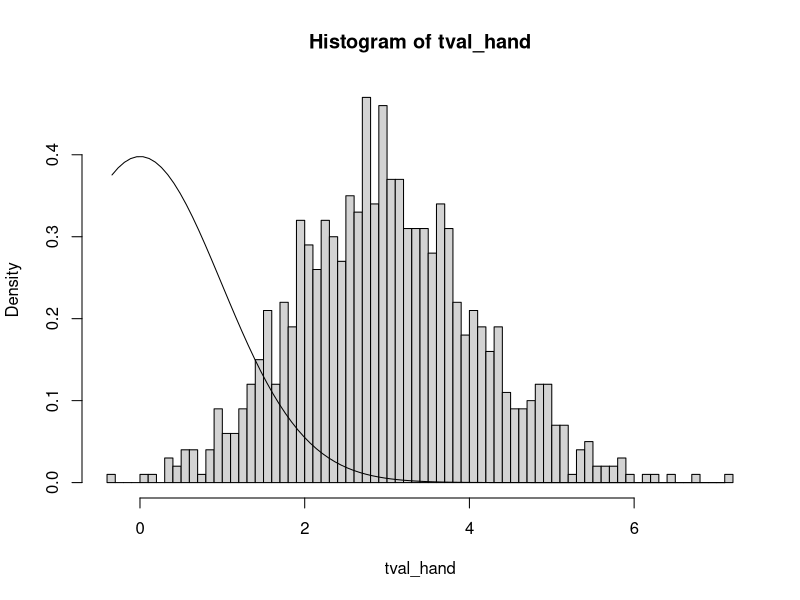

Generate this figure with R:
# Test de corrélation unilatéral - r test simulation (Monte Carlo)
# Objectif: Estimation de puissance du test de corrélation

# Clear environment
rm(list=ls())

#-----------------------------------------------------------------------
# Paramètres de la simulation
#-----------------------------------------------------------------------

# Taille des échantillons pilotes
npilote = 20


# Taille des tirages pour Monte-Carlo.
n = 50
# Number of runs for MC
runs = 1000


# correlation factor
# close to null to check type 1 error
cf = 0.01
# not null to check power
cf = 0.3

# Erreur de 1ère espèce
alpha = 0.05


#---------------------------------------------------
#                     pilote 
#---------------------------------------------------



pilote_ttest_paired<-function(npilote, cf)
{
  # On simule 2 échantillons "réels" dont le facteur de corrélation est cf.
  congruent = rnorm(npilote,mean = 0,sd = 1)
  s2 = 1/(cf)
  sd_eps = sqrt(s2^2-1)  
  eps = rnorm(npilote,mean = 0,sd = sd_eps)
  incongruent = congruent + eps
  # On estime les paramètres du pilote
  mean1 = mean(congruent)
  mean2 = mean(incongruent)
  ecart_type_congruent = sd(congruent)
  ecart_type_incongruent = sd(incongruent)
  cf_estime = cov(congruent,incongruent)/(sd(congruent)*sd(incongruent))
  # On retourne l'approximation de l'étude pilote
  return (c(mean1, mean2, ecart_type_congruent, cf_estime))
}





#---------------------------------------------------
# r-test simulations (Monte-Carlo)
#---------------------------------------------------

ttest_normal<-function(runs, n, pilote, alpha){
  
  # On récupère les paramètres du pilote
  mean1 = pilote[1]
  mean2 = pilote[2]
  s1 = pilote[3]
  cfpilote = pilote[4]
  
  # Independent variable (predictor)
  x = c(
    rep(1,n),	# group 1
    rep(2,n) # group 2
  )
  x = factor(x)
  
  # Perform runs (with stochastic sampling)
  tval_hand = numeric(runs) # to store resulting t statistics (computed by hand)
  s2 = 1/(cf)
  sd_eps = sqrt(s2^2-1)  
  
  for (r in 1:runs) {
    # Generate random independent samples with normal distributions
    # for the dependent variable (predicted)
    congruent = rnorm(n,mean = mean1,sd = s1)
    eps = rnorm(n,mean = 0,sd = sd_eps)
    incongruent = congruent + eps
    y = c(
      congruent,
      incongruent
    )
    

    # Hand-made equivalent to compute the t statistic
    # (will produce the same value as model$statistic)
    # DV for group
    y1 = y[x==1]
    y2 = y[x==2]
    
    co = cor(y1,y2,method = "pearson")
    tval_hand[r] = sqrt(n-2)*(co/sqrt(1-co^2))
  }
  
  # Display the resulting statistics
  res = data.frame(
    t_statistic_hand=tval_hand
  )
  head(res,10)
  
  # Histograms for the observed t statistic on independent samples
  hist(tval_hand,freq=FALSE,breaks=100)
  # Curve for the theoretical distribution for independent samples
  # (if mean = 0)
  s_range = seq(min(tval_hand),max(tval_hand),length.out=100)
  lines(s_range,dt(s_range,n+n-2))
  # if the histogram and curve match,
  # this means we cannot differentiate the results at chance level)

  
  # Compute the ratio of type I errors (should be <0.5)
  # equivalent to what precedes (to help you understand the computations)
  # (using the t statistic table/function)
  thr_low = qt(1-alpha/2, n -2, lower.tail=F)
  thr_upp = qt(1-alpha/2, n-2, lower.tail=T)
  nb = sum(tval_hand<thr_low | tval_hand>thr_upp)
  p5_hand = nb/runs
  
  # p5_package = power.r.test(r = cfpilote, sig.level = alpha, alternative = "one.sided")$power
  
  # Add these results to the global table
  results = data.frame(
    n=n,
    correlation = cfpilote,
    s1=s1,
    s2 = s2,
    runs=runs,
    p5_hand=p5_hand
    # p5_package=p5_package 
  )
  results
}
pilote = pilote_ttest_paired(npilote, cf)
cf
pilote[4]
ttest_normal(runs, n, pilote, alpha)
# If meand=0, we expect the proportion of p-values<0.05 to be roughly at 0.05 (type I error rate)
# If meand!=0, we expect the proportion of p-values<0.05 to be the highest possible (power)

